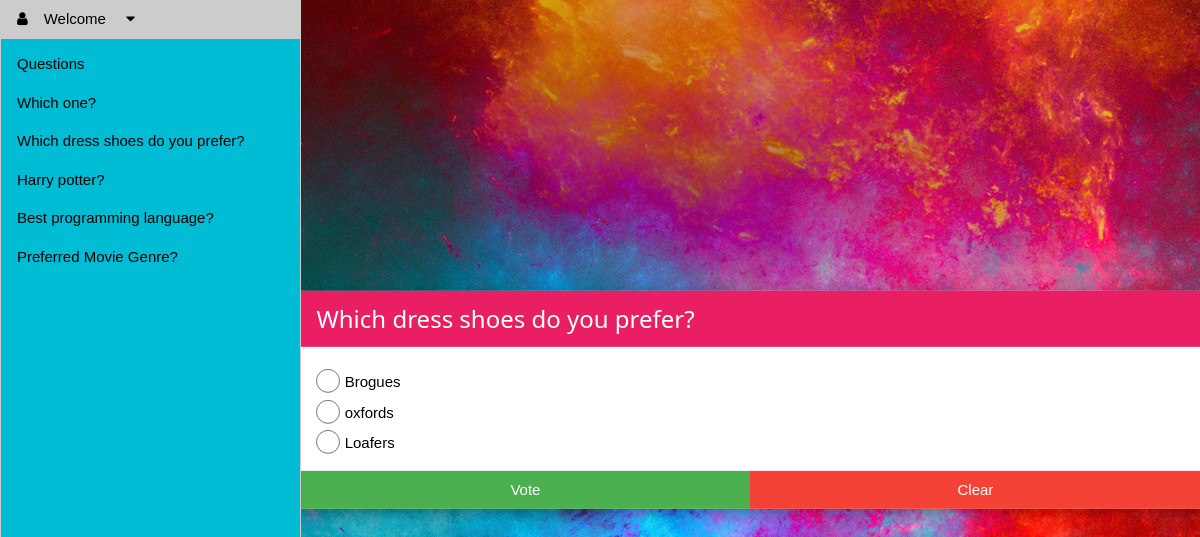
The page /polls/3/ (signed in) on the database its author committed.
### polls/models.py (models this page shows, shortened)
class Question(models.Model):
    question_text = models.CharField(max_length=200)
    pub_date = models.DateTimeField('date published')
    def was_published_recently(self):
        now = timezone.now()
        return now - datetime.timedelta(days=1) <= self.pub_date <= now
    was_published_recently.admin_order_field = 'pub_date'
    was_published_recently.boolean = True
    was_published_recently.short_description = 'Published recently?'

class Choice(models.Model):
    question = models.ForeignKey(Question, on_delete=models.CASCADE)
    choice_text = models.CharField(max_length=200)
    votes = models.IntegerField(default=0)

### polls/views.py (the view)
# urls.py: path('<int:question_id>/', views.detail, name='detail'),
def detail(request, question_id):
    question = get_object_or_404(Question, pk=question_id)
    return render(request, 'polls/detail.html', {'question': question, 'latest_question_list': get_question_list()})

### polls/views.py (called while the page is built)
def get_question_list():
    return Question.objects.order_by('-pub_date')

### polls/templates/polls/detail.html (shortened to what this page needs)
{% extends "polls/base.html" %}
{% load static %}
{% block content %}
    <link rel="stylesheet" type="text/css" href="{% static 'polls/style.css' %}"/>
    {% if user.is_authenticated %}
        <div class="w3-row">
            <div class="w3-col l3 w3-border-left w3-cyan"
                 style="z-index:3;height:100vh;overflow:auto">
                <div class="w3-bar-block" id="mySidebar">
                    <div class="w3-dropdown-hover">
                        <a class="w3-button w3-bar-item"><i
                                class="w3-margin-right fa fa-user"></i>Welcome {{ user.first_name }}<i
                                class="w3-margin-left fa fa-caret-down"></i>
                        </a>
                    </div>
                    <div class="w3-bar-item">Questions</div>
                    {% if latest_question_list %}
                        {% for question in latest_question_list %}
                            <a href="{% url 'polls:detail' question.id %}"
                               class="w3-bar-item w3-button">{{ question.question_text }}</a>
                        {% endfor %}
                    {% else %}
                        <p>No polls are available.</p>
                    {% endif %}
                </div>
            </div>
            <div class="w3-col l9 w3-border-left w3-display-container" style="z-index:3;height:100vh;overflow:auto">
                <div class="w3-display-middle w3-modal-content w3-card-4">
                    <div class="w3-container w3-pink">
                        <h3>{{ question.question_text }}</h3>
                    </div>
                    <form action="{% url 'polls:vote' question.id %}" method="post">
                        <div class="w3-margin">
                            {% for choice in question.choice_set.all %}
                                <input class="w3-radio" type="radio" name="choice"
                                       id="choice{{ forloop.counter }}"
                                       value="{{ choice.id }}"/>
                                <label for="choice{{ forloop.counter }}">{{ choice.choice_text }}</label><br/>
                            {% endfor %}
                        </div>
                        <div class="w3-row">
                            <button class="w3-button w3-half w3-green" type="submit">Vote</button>
                            <button class="w3-button w3-half w3-red" type="reset">Clear</button>
                        </div>
                    </form>
                </div>
            </div>
        </div>
    {% endif %}
{% endblock %}

### polls/static/polls/style.css (style rules this page uses)
html, body, h1, h2, h3, h4, h5 { font-family: "Raleway", sans-serif }
html { box-sizing: border-box }
*, *:before, *:after { box-sizing: inherit }
html { -ms-text-size-adjust: 100%; -webkit-text-size-adjust: 100% }
body { margin: 0; background: url("images/background.jpg") no-repeat }
a { background-color: transparent; -webkit-text-decoration-skip: objects }
button, input, select, textarea { font: inherit; margin: 0 }
button, input { overflow: visible }
button, select { text-transform: none }
button, html [type=button], [type=reset], [type=submit] { -webkit-appearance: button }
[type=checkbox], [type=radio] { padding: 0 }
html, body { font-family: Verdana, sans-serif; font-size: 15px; line-height: 1.5 }
html { overflow-x: hidden }
h3 { font-size: 24px }
h1, h2, h3, h4, h5, h6 { font-family: "Segoe UI", Arial, sans-serif; font-weight: 400; margin: 10px 0 }
a { color: inherit }
.w3-btn, .w3-button { border: none; display: inline-block; padding: 8px 16px; vertical-align: middle; overflow: hidden; text-decoration: none; color: inherit; background-color: inherit; text-align: center; cursor: pointer; white-space: nowrap }
.w3-btn, .w3-button { -webkit-touch-callout: none; -webkit-user-select: none; -khtml-user-select: none; -moz-user-select: none; -ms-user-select: none; user-select: none }
.w3-tooltip, .w3-display-container { position: relative }
.w3-dropdown-click, .w3-dropdown-hover { position: relative; display: inline-block; cursor: pointer }
.w3-dropdown-hover:first-child, .w3-dropdown-click:hover { background-color: #ccc; color: #000 }
.w3-check, .w3-radio { width: 24px; height: 24px; position: relative; top: 6px }
.w3-bar-block .w3-dropdown-hover, .w3-bar-block .w3-dropdown-click { width: 100% }
.w3-bar-block .w3-dropdown-hover .w3-button, .w3-bar-block .w3-dropdown-click .w3-button { width: 100%; text-align: left; padding: 8px 16px }
.w3-modal-content { margin: auto; background-color: #fff; position: relative; padding: 0; outline: 0; width: 600px }
.w3-bar-block .w3-bar-item { width: 100%; display: block; padding: 8px 16px; text-align: left; border: none; white-space: normal; float: none; outline: 0 }
.w3-container:after, .w3-container:before, .w3-panel:after, .w3-panel:before, .w3-row:after, .w3-row:before, .w3-row-padding:after, .w3-row-padding:before, .w3-cell-row:before, .w3-cell-row:after, .w3-clear:after, .w3-clear:before, .w3-bar:before, .w3-bar:after { content: ""; display: table; clear: both }
.w3-col, .w3-half, .w3-third, .w3-twothird, .w3-threequarter, .w3-quarter { float: left; width: 100% }
@media (min-width: 601px) { .w3-col.m6, .w3-half { width: 49.99999% } }
@media (min-width: 993px) { .w3-col.l3 { width: 24.99999% } }
@media (min-width: 993px) { .w3-col.l9 { width: 74.99999% } }
@media (min-width: 993px) { .w3-modal-content { width: 900px } }
.w3-display-middle { position: absolute; top: 50%; left: 50%; transform: translate(-50%, -50%); -ms-transform: translate(-50%, -50%) }
.w3-container, .w3-panel { padding: 0.01em 16px }
.w3-card-4, .w3-hover-shadow:hover { box-shadow: 0 4px 10px 0 rgba(0, 0, 0, 0.2), 0 4px 20px 0 rgba(0, 0, 0, 0.19) }
.w3-border-left { border-left: 1px solid #ccc !important }
.w3-margin { margin: 16px !important }
.w3-margin-left { margin-left: 16px !important }
.w3-margin-right { margin-right: 16px !important }
.w3-cyan, .w3-hover-cyan:hover { color: #000 !important; background-color: #00bcd4 !important }
.w3-green, .w3-hover-green:hover { color: #fff !important; background-color: #4CAF50 !important }
.w3-pink, .w3-hover-pink:hover { color: #fff !important; background-color: #e91e63 !important }
.w3-red, .w3-hover-red:hover { color: #fff !important; background-color: #f44336 !important }

### rows shown on the page
Question: question_text "Which one?"
Question: question_text "Which dress shoes do you prefer?"
Question: question_text "Harry potter?"
Question: question_text "Best programming language?"
Question: question_text "Preferred Movie Genre?"
Choice: choice_text "Brogues"
Choice: choice_text "oxfords"
Choice: choice_text "Loafers"
